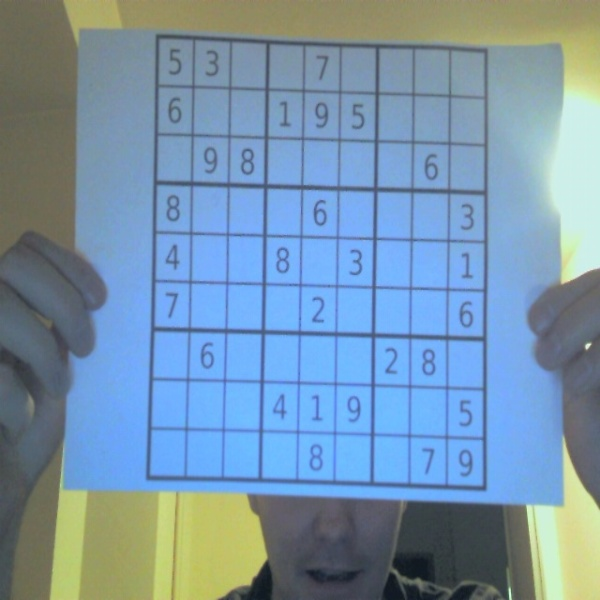
#> input picture client/src/test.jpg, 600 x 600 px
$ python -i SudokuDetector.py   (imports and definitions only)
#> lines starting #> are read from the running program, lines starting #| are printed output that depends on the picture; after the words box and inside, x2 and y2 are one past the last pixel; in counts of white or black regions, pixels touching at a corner belong together
#> further down, picture is the input picture: shape (600, 600, 3); mean B, G, R 171.5, 149, 120.1
import cv2
import numpy as np

WINDOW_NAME = "picture_window"
RED_COLOR = (0, 0, 255)
DETECTION_LINE_THICKNESS = 3


class SudokuDetector:
    """
        Class for detecting sudoku on image
        Variable i used to count found squares. We need to give user some time to put image in front of camera
        Because of it we process 10th found square on image in order to avoid situation of detection just half of
        sudoku while user is putting it in front of camera
    """

    def __init__(self):
        self._original_image = None
        self._gray = None
        self._thresh = None
        self._contours = None
        self.mat = np.zeros((100, 2), np.float32)
        self._i = 0

    def detect_sudoku(self, image):
        """
            Detects sudoku on image
            Returns sudoku rectangle
        """
        cv2.namedWindow(WINDOW_NAME)  # create window for displaying image
        self._original_image = image
        cv2.imwrite("original.jpg", self._original_image)

        self._preprocess()

        if self._find_biggest_square() is not None:
            if self._i > 10:
                # continue processing and return image of found sudoku
                self._perspective()
                self._warp()
                self._i = 0
                return self._output
            else:
                self._i += 1
                return None
        else:
            return None

    def _preprocess(self):
        """performs preprocessing on image"""
        # rescale image
        self._resized = self._original_image  # cv2.resize(self._original_image, (600, 600))  # rescaling not needed?
        # gray scale conversion
        self._gray = cv2.cvtColor(self._resized, cv2.COLOR_BGR2GRAY)
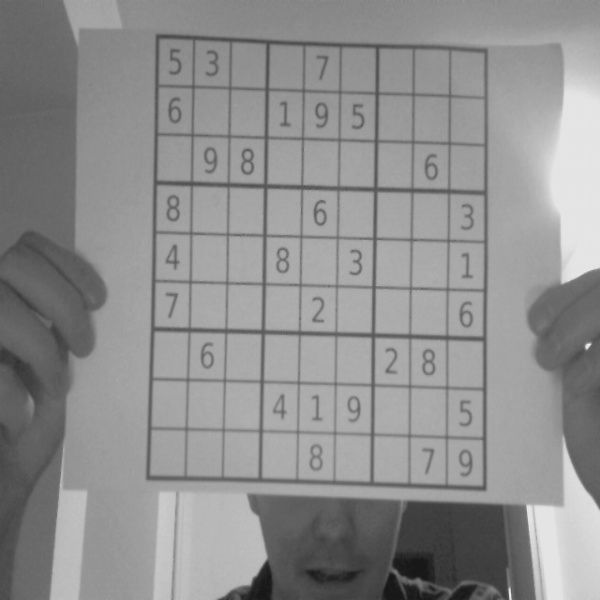
#> self._gray: shape (600, 600); min 21, max 239, mean 142.9
        # Gaussian blur
        kernel_size = (5, 5)
        self._gray = cv2.GaussianBlur(self._gray, kernel_size, 0)
        # thresholding
        self._thresh = cv2.adaptiveThreshold(self._gray, 255, 1, 1, 11, 2)
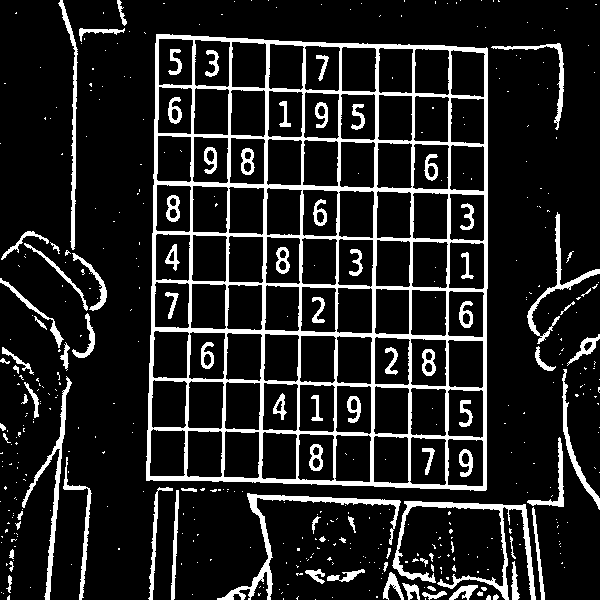
#> self._thresh: shape (600, 600); 13.7% white; 450 white regions (358 under 20 px)
        #  contours finding
        self._contours, hierarchy = cv2.findContours(self._thresh, cv2.RETR_TREE, cv2.CHAIN_APPROX_SIMPLE)
#> self._contours = 567 contours, 395 with area under 20; largest, box (x1, y1, x2, y2) and area: (146, 34, 488, 491) 148266, (392, 501, 536, 600) 1749, (447, 339, 484, 389) 1650, (447, 438, 484, 487) 1649, (447, 388, 484, 439) 1643

    def _find_biggest_square(self):
        """looks for the biggest square on the image"""
        self._biggest = None
        self.maxArea = 0
        for i in self._contours:
            area = cv2.contourArea(i)
            if area > 50000:  # 50000 is an estimated value for the kind of blob we want to evaluate
                peri = cv2.arcLength(i, True)
                approx = cv2.approxPolyDP(i, 0.02 * peri, True)
                if area > self.maxArea and len(approx) == 4:
                    self._biggest = approx
                    self.maxArea = area
#> this loop made 567 passes
#> (area, peri, self._biggest, self.maxArea) on pass 378: (148266, 1584.5, [[156, 34], [146, 480], [485, 490], [487, 48]], 148266)
#> area on passes 16, 25, 27, 31, 34, 41: 74, 170.5, 119, 32.5, 193.5, 148
#> after the loop, self.maxArea = 148266
                    # best_cont = i # not used warning
        if self.maxArea > 0:
            is_closed = True
            cv2.polylines(self._original_image, [self._biggest], is_closed, RED_COLOR, DETECTION_LINE_THICKNESS)
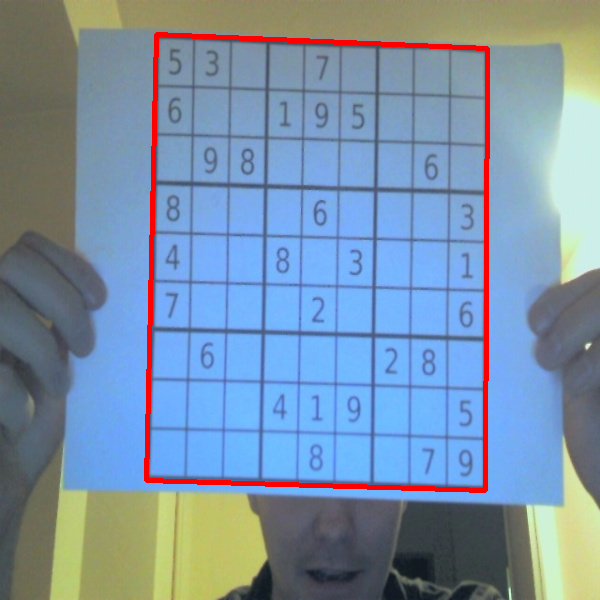
#> self._original_image: shape (600, 600, 3); 2.16% of pixels changed, all inside (x1, y1, x2, y2) = (144, 32, 490, 493)
            cv2.imshow(WINDOW_NAME, self._original_image)
            self._reorder()  # put vertices in order
            return self._biggest
        else:
            cv2.imshow(WINDOW_NAME, self._original_image)
            return None

    def _reorder(self):
        """puts vertices in order"""

        # [top-left, top-right, bottom-right, bottom-left]
        a = self._biggest.reshape((4, 2))
#> a = [[156, 34], [146, 480], [485, 490], [487, 48]]
        b = np.zeros((4, 2), dtype=np.float32)

        add = a.sum(1)
#> add = [190, 626, 975, 535]
        b[0] = a[np.argmin(add)]  # smallest sum
        b[2] = a[np.argmax(add)]  # largest sum

        diff = np.diff(a, axis=1)  # y-x
#> diff = [-122, 334, 5, -439]
        b[1] = a[np.argmin(diff)]  # min diff
        b[3] = a[np.argmax(diff)]  # max diff
        self._biggest = b

    # [42 lines left out: functions _perspective, _warp, not called in this run]

>>> import cv2
>>> picture = cv2.imread('test.jpg')
>>> result = SudokuDetector().detect_sudoku(picture)

$ run again, on client/src/virtual.jpg
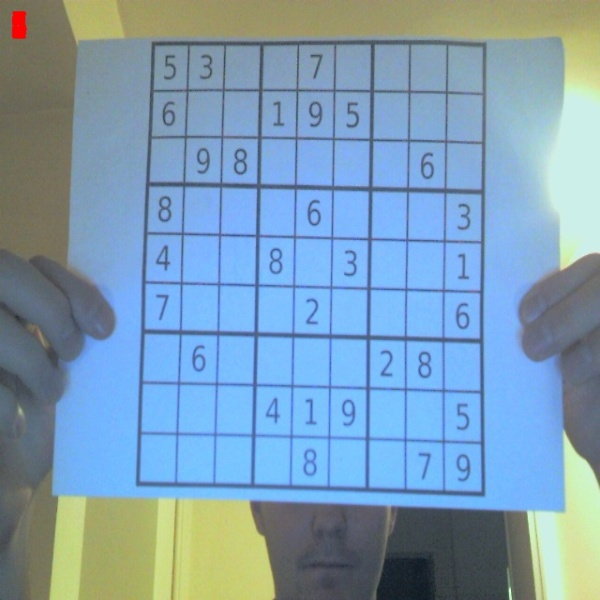
#> input picture client/src/virtual.jpg, 600 x 600 px
#> picture is the input picture: shape (600, 600, 3); mean B, G, R 180.5, 157.5, 125.9
#> in _preprocess, `self._thresh = cv2.adaptiveThreshold(self._gray, 255, 1, 1, 11, 2)`:
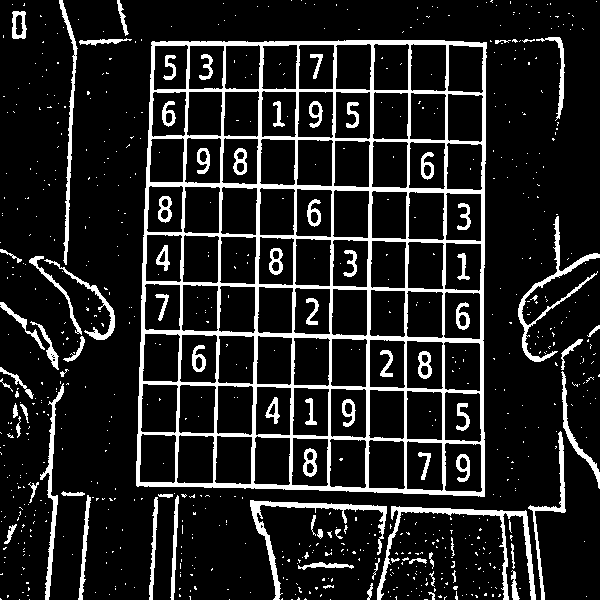
#> self._thresh: shape (600, 600); 13.4% white; 767 white regions (683 under 20 px)
#> self._contours = 887 contours, 714 with area under 20; largest, box (x1, y1, x2, y2) and area: (136, 40, 487, 497) 152967, (444, 442, 483, 493) 1750, (444, 391, 482, 443) 1744, (406, 390, 443, 441) 1732, (406, 440, 444, 492) 1730
#> the loop in _find_biggest_square, `for i in self._contours:` made 887 passes
#> (area, peri, self._biggest, self.maxArea) on pass 603: (152967, 1621.4, [[486, 42], [151, 42], [137, 486], [484, 496]], 152967)
#> after the loop in _find_biggest_square, `for i in self._contours:`: self.maxArea = 152967
#> in _find_biggest_square, `cv2.polylines(self._original_image, [self._biggest], is_closed, RED_CO..`:
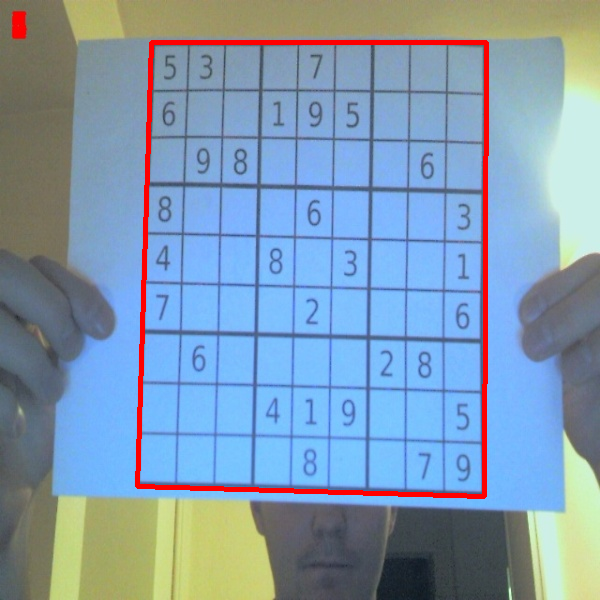
#> self._original_image: shape (600, 600, 3); 2.19% of pixels changed, all inside (x1, y1, x2, y2) = (135, 40, 489, 499)
#> a = [[486, 42], [151, 42], [137, 486], [484, 496]]
#> add = [528, 193, 623, 980]
#> diff = [-444, -109, 349, 12]
